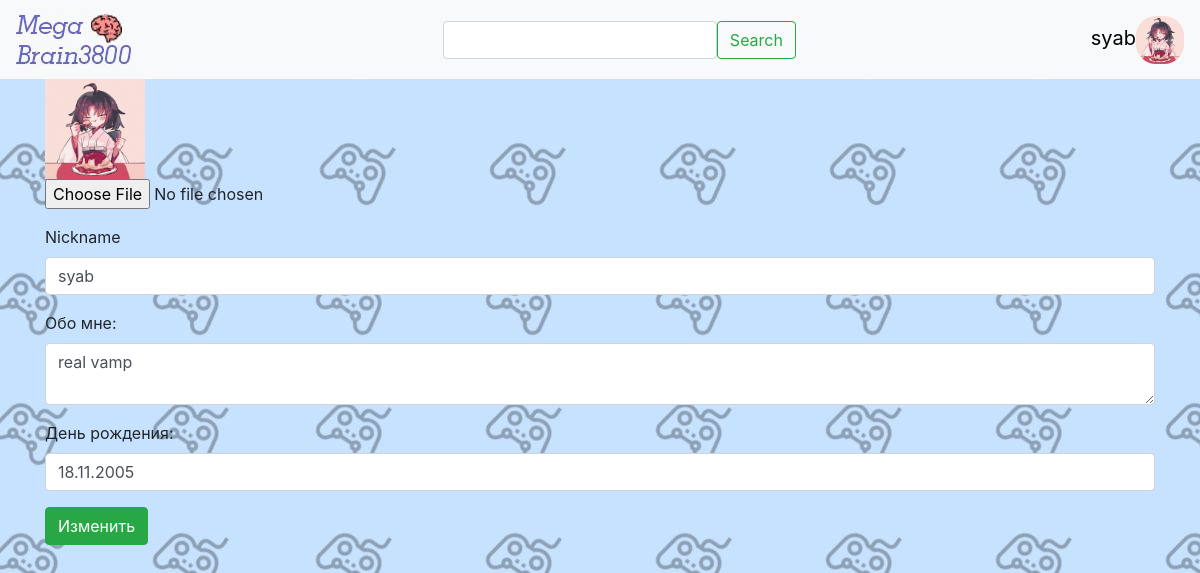
Screenshot of /edit_profile (signed in) with the database file from the repository.
### data/users.py (models this page shows, shortened)
class User(SqlAlchemyBase, UserMixin, SerializerMixin):
    __tablename__ = 'users'
    id = sqlalchemy.Column(sqlalchemy.Integer,
                           primary_key=True, autoincrement=True)
    icon = sqlalchemy.Column(sqlalchemy.String, nullable=True)
    nickname = sqlalchemy.Column(sqlalchemy.String, nullable=True)
    email = sqlalchemy.Column(sqlalchemy.String,
                              index=True, unique=True, nullable=True)
    hashed_password = sqlalchemy.Column(sqlalchemy.String, nullable=True)
    created_date = sqlalchemy.Column(sqlalchemy.DateTime, default=datetime.datetime.now)
    about = sqlalchemy.Column(sqlalchemy.String, nullable=True)
    birthday = sqlalchemy.Column(sqlalchemy.String, nullable=True)
    is_administrator = sqlalchemy.Column(sqlalchemy.Boolean, default=False)
    games = orm.relation('Game', back_populates='user')

### main.py (the view, shortened to what this page needs)
@app.route('/edit_profile', methods=["GET", "POST"])
@login_required
def edit_profile():
    search = SearchForm()
    form = EditProfile()
    if request.method == 'GET':
        db_sess = db_session.create_session()
        user = db_sess.query(User).filter(User.id == current_user.id).first()
        form.nickname.data = user.nickname
        form.about.data = user.about
        form.birthday.data = user.birthday
    return render_template('edit_profile.html', form=form, search=search, title='Редактирование профиля', user=user)

### forms/search.py
class SearchForm(FlaskForm):
    text = StringField('')
    submit = SubmitField('Search')

### data/edit.py
class EditProfile(FlaskForm):
    icon = FileField('Profile picture', validators=[FileRequired(), FileAllowed(['jpg', 'png'], 'Images only!')])
    nickname = StringField('Nickname')
    about = TextAreaField('Обо мне:')
    birthday = StringField('День рождения:')
    submit = SubmitField("Изменить")

### data/db_session.py (called while the page is built)
def create_session() -> Session:
    global __factory
    return __factory()

### main.py (called while the page is built)
@login_manager.user_loader
def load_user(user_id):
    db_sess = db_session.create_session()
    return db_sess.query(User).get(user_id)

### templates/edit_profile.html (shortened to what this page needs)
{% extends "base.html" %}
{% block content %}
    <form action="" method="post" enctype="multipart/form-data">
        <p>
            <img src="{{ user.icon }}" alt="нет картинки брат добавь пж" width="100" height="100"><br>
            {{ form.icon(type='file', class='form-control-file') }}
        </p>
        <p>
            {{ form.nickname.label }}
            {{ form.nickname(class='form-control') }}
        </p>
        <p>
            {{ form.about.label }}
            {{ form.about(class='form-control') }}
        </p>
        <p>
            {{ form.birthday.label }}
            {{ form.birthday(class='form-control') }}
        </p>
        <p>{{ form.submit(type='submit', class='btn btn-success') }}</p>
    </form>
{% endblock %}

### templates/base.html (shortened to what this page needs)
<!doctype html>
<html lang="en">
<head>
    <link rel="stylesheet"
          href="https://stackpath.bootstrapcdn.com/bootstrap/4.4.1/css/bootstrap.min.css"
>
    <link href="{{ url_for('static', filename='css/style.css') }}" rel="stylesheet" type="text/css">
</head>
<body bgcolor='#c7e2ff'>
<header>
    <nav class="navbar navbar-light bg-light">
        <a class="navbar-brand" href="/"><img src="../static/img/logo.jpg" alt=""></a>
        <form class="row align-items-center" action="" method="post">
            <span>{{ search.text(class='form-control') }}</span>
            {{ search.submit(class="btn btn-outline-success", type='submit') }}
        </form>
        {% if current_user.is_authenticated: %}
            {% if current_user.icon %}
                <div class="profile">
                    <img src='{{ current_user.icon }}' width="48" height="48" style="float: right; border-radius: 20px;" class="icon">
                    <a class='user-name' style="display: flex; text-decoration: none; color: #000; font-size: 20px; justify-content: center; margin-top: 7px; margin-right: 7px;" href="/profile">{{ current_user.nickname }}</a>
                </div>
            {% endif %}
        {% else %}
            <p>
            <a class="btn btn-outline-secondary" href="/register">Registration</a>
            <a class="btn btn-outline-secondary " href="/login">Log in</a>
        </p>
        {% endif %}
    </nav>
</header>
<main role="main" class="container">
    {% block content %}{% endblock %}
</main>
</body>
</html>

### static/css/style.css (style rules this page uses)
body { background-color: #c7e2ff; background-image: url('../img/background.jpg'); }

### rows the page displays
User: icon (picture), nickname "syab", about "real vamp", birthday "18.11.2005"
